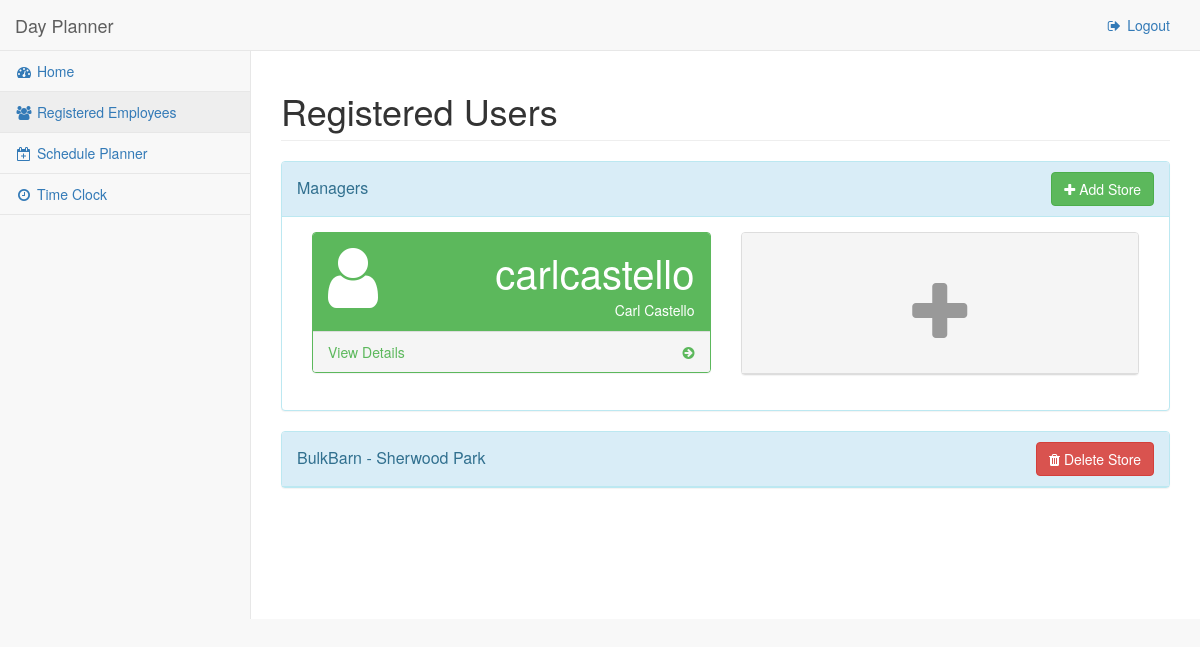
The page /app/registered-users/ (signed in) on the database its author committed.
### DayPlanner/models.py (models this page shows, shortened)
class Profile(models.Model):
    user = models.OneToOneField(
        User,
        on_delete=models.CASCADE
    )
    address = models.CharField(
        max_length=100,
        blank=True
    )
    cellnumber = models.CharField(
        max_length=12,
        blank=True
    )
    homenumber = models.CharField(
        max_length=12,
        blank=True
    )

class Manager(Profile):
    franchise = models.ForeignKey(
        Franchise,
        on_delete=models.CASCADE
    )

class Profile(models.Model):
    user = models.OneToOneField(
        User,
        on_delete=models.CASCADE
    )
    address = models.CharField(
        max_length=100,
        blank=True
    )
    cellnumber = models.CharField(
        max_length=12,
        blank=True
    )
    homenumber = models.CharField(
        max_length=12,
        blank=True
    )

class Store(models.Model):
    id = models.UUIDField(
        primary_key=True,
        default=uuid4,
        editable=False
    )
    name = models.CharField(
        max_length=100
    )
    location = models.CharField(
        max_length=100
    )
    franchise = models.ForeignKey(
        Franchise,
        on_delete=models.CASCADE
    )

### DayPlanner/views.py (the view, shortened to what this page needs)
class RegisteredUsersView(TemplateView):
    template_name = "DayPlanner/registered_users.html"
    success_url = "DayPlanner:registered_users"
    form_class = UserForm
    method_decorator(csrf_protect)
    def get_context_data(self, **kwargs):
        context = super(RegisteredUsersView, self).get_context_data(**kwargs)
        user = self.request.user
        franchise = Manager.objects.get(user = user).franchise
        managers = franchise.manager_set.all()
        stores = franchise.store_set.all()
        context['franchise'] = franchise
        context['managers'] = managers
        context['stores'] = stores
        return context

### DayPlanner/templates/DayPlanner/registered_users.html (shortened to what this page needs)
{% extends 'base_cp.html' %}
{% load static %}
{% load widget_tweaks %}
{% block main_content %}
<div class="row">
	<div class="col-lg-12">
		<h1 class="page-header">Registered Users</h1>
	</div>
</div>
<div class="row">
	<div class="col-lg-12">
		<div class="panel panel-info ">
			<div class="panel-heading">
				<div class="row">
					<div class="col-xs-6">
						<span class="panel-title panel-title-with-buttons">
						Managers
						</span>
					</div>
					<div class="col-xs-6 text-right">
						<a href="#createStoreModal" class="btn btn-success" data-id="{{ franchise.pk }}" data-toggle="modal">
							<i class="fa fa-plus" aria-hidden="true"></i>
							Add Store
						</a>
					</div>
				</div>
			</div>
			<div class="panel-body">
				{% for manager in managers %}
				<div class="col-lg-6 col-md-6">
					<div class="panel {% if request.user.pk != manager.user.pk %} panel-primary {% else %} panel-green {% endif %}">
						<div class="panel-heading">
							<div class="row">
								<div class="col-xs-3">
									<i class="fa fa-user fa-5x"></i>
								</div>
								<div class="col-xs-9 text-right">
									<div class="huge">{{ manager.user.username }}</div>
									<div>{{ manager.user.first_name }} {{ manager.user.last_name }}</div>
								</div>
							</div>
						</div>
						<a href="{% url 'DayPlanner:user_detail_view' manager.user.pk %}">
							<div class="panel-footer">
								<span class="pull-left">View Details</span>
								<span class="pull-right"><i class="fa fa-arrow-circle-right"></i></span>
								<div class="clearfix"></div>
							</div>
						</a>
					</div>
				</div>
				{% endfor %}
				<div class="col-lg-6 col-md-6">
					<a class="btn-user-create" data-model="manager" data-toggle="modal" data-id="{{ franchise.pk }}" href="#createUserModal">
						<div class="panel panel-default">
							<div class="panel-heading text-center height-restrict">
										<i class="fa fa-plus add-user" aria-hidden="true"></i>
							</div>
						</div>
					</a>
				</div>
			</div>
		</div>
	</div>
</div>
{% for store in stores %}
<div class="row">
	<div class="col-lg-12">
		<div class="panel panel-info ">
			<div class="panel-heading">
				<div class="row">
					<div class="col-xs-6">
						<span class="panel-title panel-title-with-buttons">
						<a href="#{{ store.pk }}" data-toggle="collapse">{{ store.name }} - {{ store.location }}</a>
						</span>
					</div>
					<div class="col-xs-6 text-right">
						<a href="#deleteStoreModal" data-toggle="modal" class="btn btn-danger btn-store-delete" data-id="{{ store.pk }}">
							<i class="fa fa-trash" aria-hidden="true"></i>
							Delete Store
						</a>
					</div>
				</div>
			</div>
		</div>
	</div>
</div>
{% endfor %}
{% endblock %}

### DayPlanner/static/css/sb-admin-2.css (style rules this page uses)
body { background-color: #f8f8f8; }
.huge { font-size: 40px; }
.panel-green { border-color: #5cb85c; }
.panel-green > .panel-heading { border-color: #5cb85c; color: white; background-color: #5cb85c; }
.panel-green > a { color: #5cb85c; }

### DayPlanner/static/css/custom.css (style rules this page uses)
.height-restrict { height: 141px; }
.add-user { font-size: 5em !important; color: #999999; margin-top: .5em; }
.panel-title-with-buttons { vertical-align: -webkit-baseline-middle; }

### rows shown on the page
Manager: user.username "carlcastello", user.first_name "Carl", user.last_name "Castello"
Store: name "BulkBarn", location "Sherwood Park"
